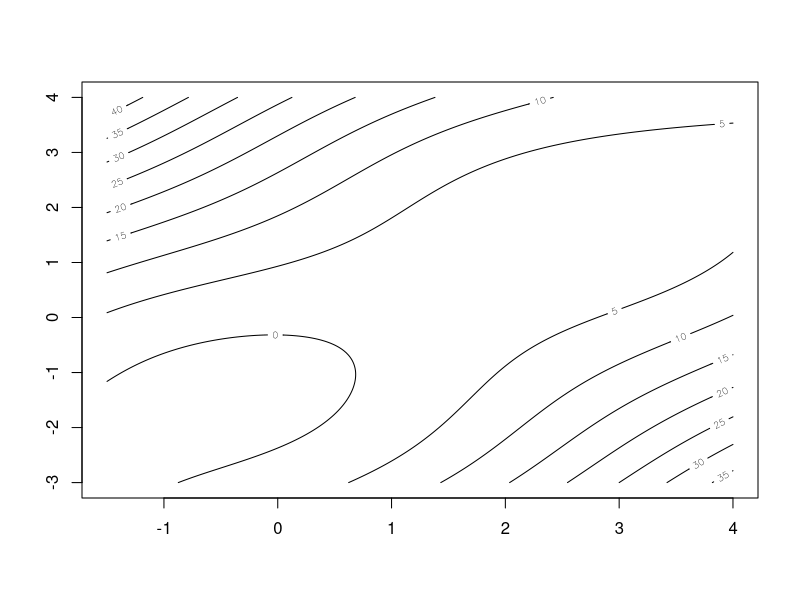

Write the R code that produced this figure.
f <- function(x, y) {
  sin(x + y) + (x - y)^2 - 1.5 * x + 2.5 * y + 1
}
x_values <- seq(-1.5, 4, length.out = 200)
y_values <- seq(-3, 4, length.out = 200)
z <- expand.grid(x_values,y_values)

res <- apply (z, 1,function(data) f(data[1], data[2]))
res <- matrix(res, nrow= 200)
contour(x_values, y_values, res)


gradient <- function (x, y) {
  return(matrix(c(
    cos(x + y) + 2 * x - 2 * y - 1.5, cos(x + y) + 2 * y - 2 * x + 2.5
  ), nrow = 2))

}

Hessian <- function (x , y) {
  return(matrix(c(
    -sin(x + y) + 2, -sin(x + y) - 2, -sin(x + y) - 2, -sin(x + y) + 2
  ), nrow = 2))
}

convergence_crit<- function(x_new, xo) {
  return(as.vector(t (x_new-xo) %*% (x_new-xo)))
}

newton <- function (x,y) {
  iter <- 1
    x0 <- matrix(c (x,y), nrow =2)

 while (iter < 100)  {
  x_new <- x0- solve(Hessian (x0[1],x0[2])) %*% gradient (x0[1],x0[2])

  if (convergence_crit(x_new, x0) < 0.00001) return(x_new)
  x0 <- x_new
  iter <- iter +1
 }

 if (iter== 100)     warning("Maximum iterations reached. Solution may not be accurate.")
    return(x_new)
}


#Q 2

x <- c(0, 0, 0, 0.1, 0.1, 0.3, 0.3, 0.9, 0.9, 0.9)
y <- c(0, 0, 1, 0, 1, 1, 1, 0, 1, 1)

data <- rbind (x, y)
# define the probability function
#b_0 <- -0.2
#b_1 <- 1
#b <- c(b_0, b_1)
p <- function(x, b) {
  return(1 / (1 + exp(-b[1] - b[2] * x)))
}

g <- function(b) {
  g <- 0
  for (i in 1:dim(data)[2]) {
    mat <- as.matrix(data[, i])
    g_add <- mat[2] * log(p(mat[1], b = b)) + (1 - mat[2]) * log(1-p(mat[1],b))
    g <- g_add + g
  }
  return(g)
}
# define the gradient function
gradient <- function (b) {
  gradient <- matrix(c(0, 0))
  for (i in 1:dim(data)[2]) {
    mat <- as.matrix(data[, i])
    gradient_add <- (mat[2] - p(mat[1],b)) * matrix (c(1, mat[1]))
    gradient <- gradient_add + gradient
  }
  return(gradient)

}
steepest <- function (b) {



}
